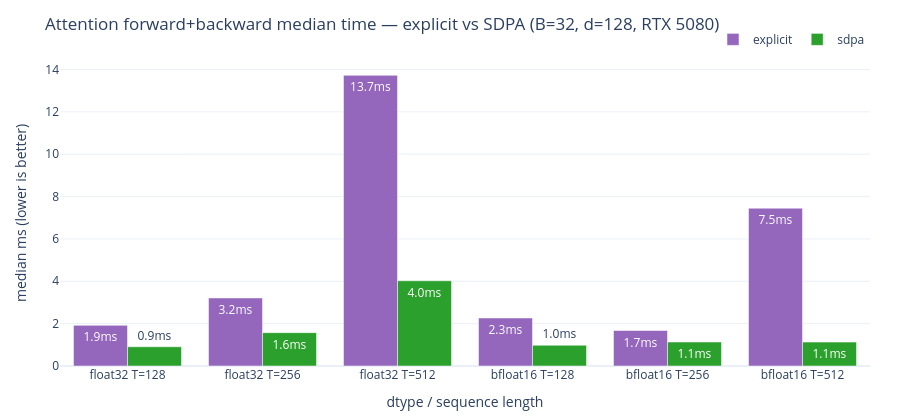

The notebook cell saved with this chart:
### Code cell
# 実測ベンチ（scripts/bench_attention.py の保存結果）
from jp_llm_lab.visualization.params_viz import attn_bench_figure
bench = load_json(ROOT / "reports/figures/attn_bench.json")
fig = attn_bench_figure(bench)
fig.show()
sdpa_512 = [r for r in bench["results"] if r["T"] == 512 and r["dtype"] == "bfloat16"]
if len(sdpa_512) == 2:
    e, s = (r["median_ms"] for r in sdpa_512)
    print(f"T=512 bf16: explicit {e:.2f}ms vs SDPA {s:.2f}ms → ×{e/s:.1f}")

### Figure 1 — Plotly figure (JSON) as saved in the notebook; plotly's stock layout.template omitted (floating-point values rounded to 4 significant figures)
{"data": [{"marker": {"color": "#9467bd"}, "name": "explicit", "text": ["1.9ms", "3.2ms", "13.7ms", "2.3ms", "1.7ms", "7.5ms"], "type": "bar", "x": ["float32 T=128", "float32 T=256", "float32 T=512", "bfloat16 T=128", "bfloat16 T=256", "bfloat16 T=512"], "y": [1.921, 3.213, 13.73, 2.269, 1.676, 7.452]}, {"marker": {"color": "#2ca02c"}, "name": "sdpa", "text": ["0.9ms", "1.6ms", "4.0ms", "1.0ms", "1.1ms", "1.1ms"], "type": "bar", "x": ["float32 T=128", "float32 T=256", "float32 T=512", "bfloat16 T=128", "bfloat16 T=256", "bfloat16 T=512"], "y": [0.908, 1.575, 4.025, 0.98, 1.132, 1.129]}], "layout": {"barmode": "group", "font": {"size": 12}, "height": 420, "legend": {"orientation": "h", "x": 1, "xanchor": "right", "y": 1.02, "yanchor": "bottom"}, "margin": {"b": 50, "l": 60, "r": 30, "t": 60}, "title": {"text": "Attention forward+backward median time — explicit vs SDPA (B=32, d=128, RTX 5080)"}, "xaxis": {"title": {"text": "dtype / sequence length"}}, "yaxis": {"title": {"text": "median ms (lower is better)"}}}}
